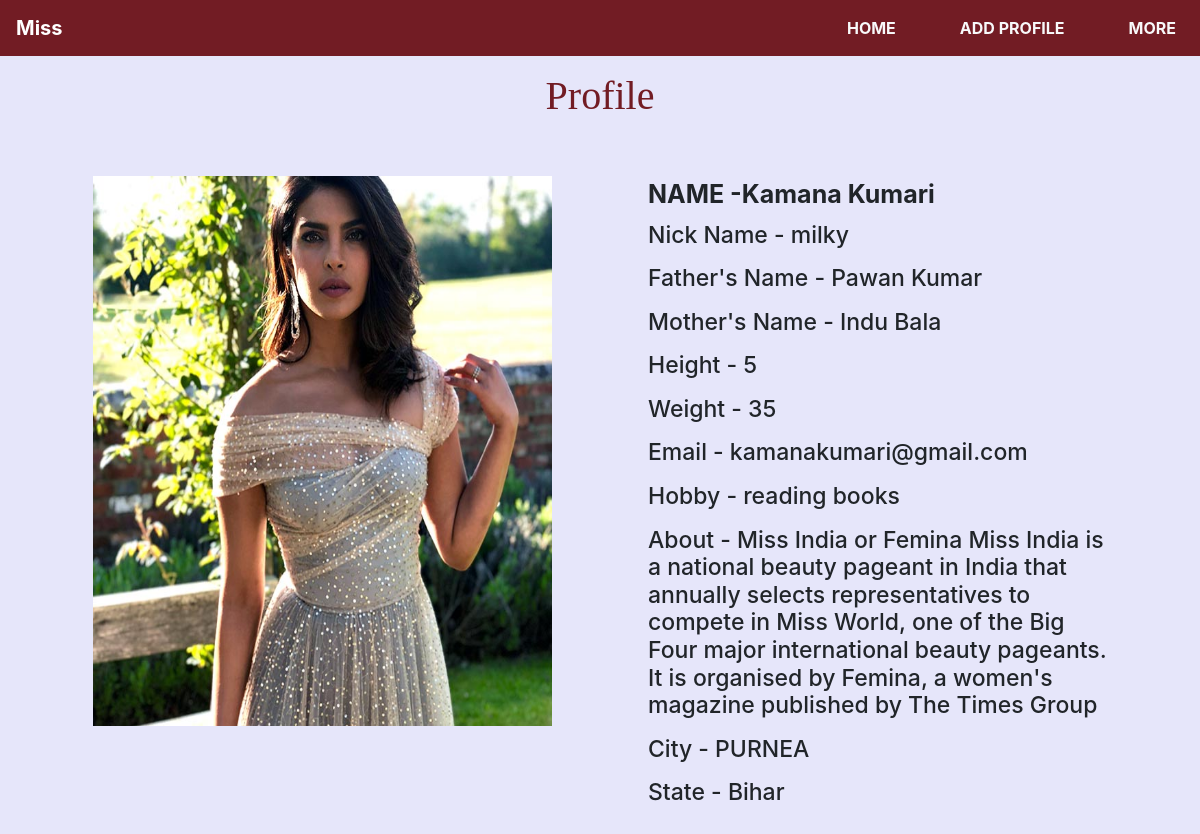
The page /profile_view/1 on the database its author committed.
### poll/models.py (models this page shows, shortened)
class Contestant(models.Model):
    first_name = models.CharField(max_length=200)
    last_name = models.CharField(max_length=200)
    nick_name = models.CharField(max_length=200, default=None)
    fathers_name = models.CharField(max_length=200)
    mothers_name = models.CharField(max_length=200)
    contact = models.IntegerField(default=0)
    image = models.ImageField(upload_to="pic/")
    email = models.EmailField(unique=True)
    password = models.CharField(max_length=200)
    dob = models.DateField()
    height = models.IntegerField(default=0)
    weight = models.IntegerField(default=0)
    about = models.TextField(max_length=2000)
    hobby = models.CharField(max_length=1000)
    city = models.ForeignKey(City, on_delete=models.CASCADE, default=None)
    state = models.ForeignKey(State, on_delete=models.CASCADE, default=None)

class City(models.Model):
    city_name = models.CharField(max_length=200)
    state_name = models.ForeignKey(State, on_delete=models.CASCADE)
    def __str__(self):
        return self.city_name

class State(models.Model):
    state_name = models.CharField(max_length=200)
    def __str__(self):
        return self.state_name

### poll/views.py (the view)
# urls.py: path('profile_view/<int:id>', views.profile_view, name="profile_view"),
def profile_view(r, id):
    return render(r, 'contestnt/view.html', {
        'contestants': Contestant.objects.get(pk=id),
    })

### templates/contestnt/view.html (shortened to what this page needs)
{% extends 'contestnt/index.html' %}
{% block container %}
    <div class="container">
     <div class="col-lg-12">
         <h1 class="text-center mt-3" style="color: #721c24; font-family: 'Lucida Fax'">Profile</h1>
         <div class="row">
             <div class="col-lg-6 p-5">
                    <img src="{{ contestants.image.url }}" alt="" width="100%" height="550px">
             </div>
             <div class="col-lg-6 p-5">
                 <label for=""><strong style="font-size: 25px">NAME -{{ contestants.first_name }} {{ contestants.last_name }}</strong></label><br>
                 <label for=""><h6 style="font-size: 23px">Nick Name - {{ contestants.nick_name }}</h6></label><br>
                 <label for=""><h6 style="font-size: 23px">Father's Name - {{ contestants.fathers_name }}</h6></label>
                 <label for=""><h6 style="font-size: 23px">Mother's Name - {{ contestants.mothers_name }}</h6></label><br>
                 <label for=""><h6 style="font-size: 23px">Height -      {{ contestants.height }}</h6></label><br>
                 <label for=""><h6 style="font-size: 23px">Weight -      {{ contestants.weight }}</h6></label><br>
                 <label for=""><h6 style="font-size: 23px">Email -      {{ contestants.email }}</h6></label><br>
                 <label for=""><h6 style="font-size: 23px">Hobby -      {{ contestants.hobby }}</h6></label><br>
                 <label for=""><h6 style="font-size: 23px;">About -      {{ contestants.about }}</h6></label><br>
                 <label for=""><h6 style="font-size: 23px">City -      {{ contestants.city }}</h6></label><br>
                 <label for=""><h6 style="font-size: 23px">State -      {{ contestants.state }}</h6></label>
             </div>
         </div>
     </div>
    </div>
{% endblock %}

### rows shown on the page
Contestant: image (picture), first_name "Kamana", last_name "Kumari", nick_name "milky", fathers_name "Pawan Kumar", mothers_name "Indu Bala", height "5", weight "35", email "kamanakumari@gmail.com", hobby "reading books", about "Miss India or Femina Miss India is a national beauty pageant in India that annually selects representatives to compete in Miss World, one of the Big Four major international beauty pageants. It is organised by Femina, a women's magazine published by The Times Group", city "PURNEA", state "Bihar"
